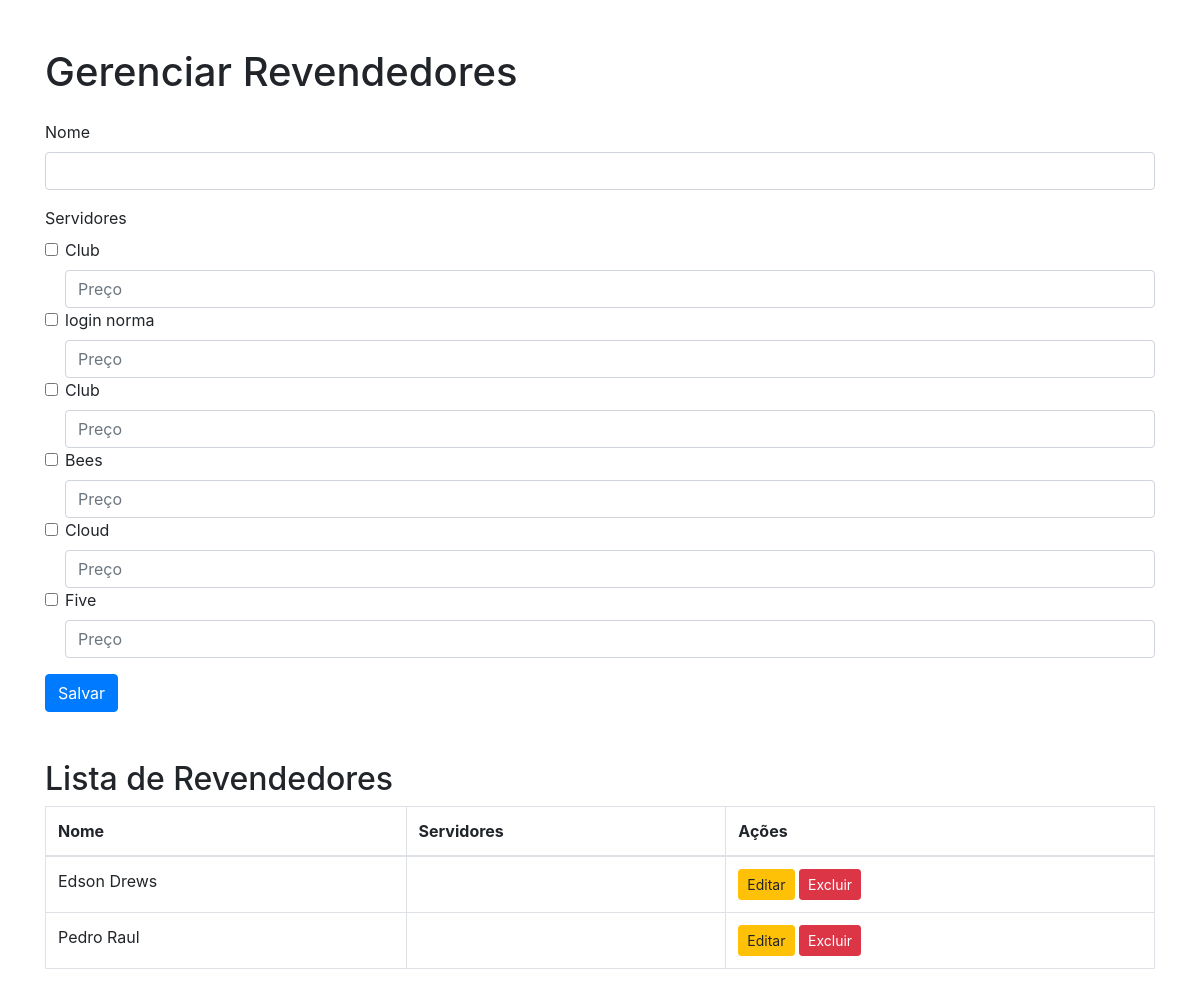
The page /revendedores.php (signed in) on the database its author committed.
### tables this page shows
CREATE TABLE servers (
        id INTEGER PRIMARY KEY AUTOINCREMENT,
        name TEXT NOT NULL,
        credit_value REAL NOT NULL,
        whatsapp_session TEXT,
        panel_link TEXT
    , user_id INTEGER);

CREATE TABLE revendedores (
            id INTEGER PRIMARY KEY AUTOINCREMENT,
            nome TEXT NOT NULL,
            telefone TEXT,
            email TEXT,
            data_criacao DATE NOT NULL,
            user_id INTEGER,
            FOREIGN KEY(user_id) REFERENCES users(id)
        );

### config/funcoes_revendedores.php (called while the page is built, shortened)
<?php
if (!function_exists('listarServidores')) {
    function listarServidores($pdo) {
        $stmt = $pdo->query("SELECT * FROM servers");
        return $stmt->fetchAll(PDO::FETCH_ASSOC);
    }
}
if (!function_exists('listarRevendedores')) {
    function listarRevendedores($pdo) {
        $stmt = $pdo->query("
            SELECT r.*, GROUP_CONCAT(s.name || ' - R$' || pr.preco) AS servidores, SUM(pr.preco) AS total_vendas, COUNT(pr.servidor_id) AS quantidade_servidores
            FROM revendedores r
            LEFT JOIN precos_revendedores pr ON r.id = pr.revendedor_id
            LEFT JOIN servers s ON pr.servidor_id = s.id
            GROUP BY r.id
        ");
        return $stmt->fetchAll(PDO::FETCH_ASSOC);
    }
}
?>

### revendedores.php (the view, shortened to what this page needs)
<?php
include('config/db.php');
include('config/funcoes_revendedores.php');
$servidores = listarServidores($pdo);
$revendedores = listarRevendedores($pdo);
?>
<!DOCTYPE html>
<html lang="pt-BR">
<head>
    <link rel="stylesheet" href="https://maxcdn.bootstrapcdn.com/bootstrap/4.5.2/css/bootstrap.min.css">
</head>
<body>
<div class="container mt-5">
    <h1 class="mb-4">Gerenciar Revendedores</h1>
    <form method="POST">
        <div class="form-group">
            <label for="nome">Nome</label>
            <input type="text" class="form-control" id="nome" name="nome" value="<?php echo htmlspecialchars($revendedor['nome'] ?? '', ENT_QUOTES); ?>" required>
        </div>
        <div class="form-group">
            <label>Servidores</label>
            <?php foreach ($servidores as $servidor): ?>
                <div class="form-check">
                    <input class="form-check-input" type="checkbox" name="servidores[<?php echo $servidor['id']; ?>]" id="servidor-<?php echo $servidor['id']; ?>"
                        ?>>
                    <label class="form-check-label" for="servidor-<?php echo $servidor['id']; ?>">
                        <?php echo htmlspecialchars($servidor['name']); ?>
                    </label>
                    <input type="text" class="form-control mt-2" name="precos[<?php echo $servidor['id']; ?>]" placeholder="Preço" value="<?php
                    ?>">
                </div>
            <?php endforeach; ?>
        </div>
        <button type="submit" class="btn btn-primary">Salvar</button>
    </form>
    <h2 class="mt-5">Lista de Revendedores</h2>
    <table class="table table-bordered">
        <thead>
        <tr>
            <th>Nome</th>
            <th>Servidores</th>
            <th>Ações</th>
        </tr>
        </thead>
        <tbody>
        <?php foreach ($revendedores as $revendedor): ?>
            <tr>
                <td><?php echo htmlspecialchars($revendedor['nome']); ?></td>
                <td>
                </td>
                <td>
                    <a href="revendedores.php?id=<?php echo $revendedor['id']; ?>&action=edit" class="btn btn-sm btn-warning">Editar</a>
                    <form method="POST" action="excluir_revendedor.php" style="display:inline;">
                        <button type="submit" class="btn btn-sm btn-danger">Excluir</button>
                    </form>
                </td>
            </tr>
        <?php endforeach; ?>
        </tbody>
    </table>
</div>
</body>
</html>

### rows shown on the page
servers: name "Club"
servers: name "login norma"
servers: name "Club"
servers: name "Bees"
servers: name "Cloud"
servers: name "Five"
revendedores: nome "Edson Drews"
revendedores: nome "Pedro Raul"
